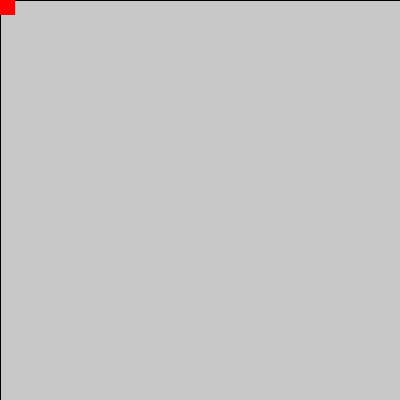
Frame 1 (no input)
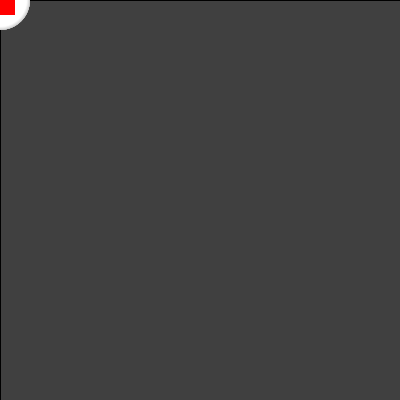
Frame 60 (the mouse pressed at the canvas centre just before this capture)
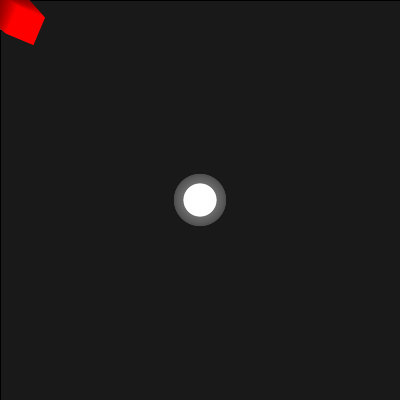
Frame 120 (the mouse held since frame 60 and released just before this capture)

The Processing sketch that drew these frames (run headless with seeded random() and noise(); from frame 60 on, the mouse is pressed at the canvas centre):

// Processing sketch: followMouse2
// ── followMouse2.pde
/**
* This sketch shows how to use vectors to implement
* target following.
*  
*/

float speed = 0.6; // 5px



PVector missile = new PVector();
Heart target = new Heart();


void setup(){
   size(400,400);
}

void draw(){
  
  fadeScreen(5);
  
  target.set(mouseX, mouseY); // to make it more fun, target is at mouse coords
  
  
  
  PVector direction = PVector.sub(target, missile);
  direction.normalize();
  
  PVector stepTowardsTarget = PVector.mult(direction, speed);
  
  missile.add(stepTowardsTarget);
  
  
  //drawCircle(target);
  target.run();
  
  drawRect(missile);
  
}


void drawCircle(PVector v){
   fill(255);
   ellipse(v.x, v.y, 20, 20);

}

void drawRect(PVector v){
   fill(#FF0000);
   pushMatrix();
   translate(v.x, v.y);
   rectMode(CENTER);
   rotate(map(v.x, 0, width, 0, TWO_PI ));
   rect(0, 0, 30,30);
   popMatrix();
}



void fadeScreen(int val){
    fill(0, val);
    rectMode(CORNER);
    rect(0,0, width, height);
}

// ── Heart.pde
class Heart extends PVector
{
   
   private float minRadius = 10;
   private float maxRadius = 50;
   
   /**
   * These variables will be used for pulsing.
   */
   private float angle = 0;
   private float angleStep = 3.14 / (90.0);
   
   
   void step(){
      angle += angleStep;
   }
   
   
   void run(){
      step();
      draw();
   }
   
   void draw(){
      fill(255);
      noStroke();
      float r = minRadius + maxRadius * sin(angle);
      r = abs(r);
      println(r);
      ellipse(x, y,  r, r);
   }
   
}
